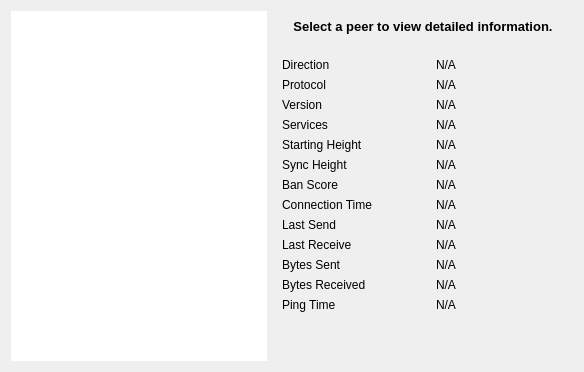
     <widget class="QWidget" name="tab_peers">
      <attribute name="title">
       <string>&amp;Peers</string>
      </attribute>
      <layout class="QGridLayout" name="gridLayout_2">
       <item row="0" column="0" rowspan="2">
        <widget class="QTableView" name="peerWidget">
         <property name="styleSheet">
          <string notr="true">border:0;</string>
         </property>
         <property name="horizontalScrollBarPolicy">
          <enum>Qt::ScrollBarAsNeeded</enum>
         </property>
         <property name="sortingEnabled">
          <bool>true</bool>
         </property>
         <attribute name="horizontalHeaderHighlightSections">
          <bool>false</bool>
         </attribute>
        </widget>
       </item>
       <item row="0" column="1">
        <widget class="QLabel" name="peerHeading">
         <property name="sizePolicy">
          <sizepolicy hsizetype="Preferred" vsizetype="Minimum">
           <horstretch>0</horstretch>
           <verstretch>0</verstretch>
          </sizepolicy>
         </property>
         <property name="minimumSize">
          <size>
           <width>300</width>
           <height>32</height>
          </size>
         </property>
         <property name="font">
          <font>
           <pointsize>10</pointsize>
           <weight>75</weight>
           <bold>true</bold>
          </font>
         </property>
         <property name="cursor">
          <cursorShape>IBeamCursor</cursorShape>
         </property>
         <property name="text">
          <string>Select a peer to view detailed information.</string>
         </property>
         <property name="alignment">
          <set>Qt::AlignCenter</set>
         </property>
         <property name="wordWrap">
          <bool>true</bool>
         </property>
         <property name="textInteractionFlags">
          <set>Qt::LinksAccessibleByMouse|Qt::TextSelectableByKeyboard|Qt::TextSelectableByMouse</set>
         </property>
        </widget>
       </item>
       <item row="1" column="1">
        <widget class="QWidget" name="detailWidget" native="true">
         <property name="minimumSize">
          <size>
           <width>300</width>
           <height>0</height>
          </size>
         </property>
         <layout class="QGridLayout" name="gridLayout_3">
          <item row="0" column="0">
           <widget class="QLabel" name="label_23">
            <property name="text">
             <string>Direction</string>
            </property>
           </widget>
          </item>
          <item row="0" column="2">
           <widget class="QLabel" name="peerDirection">
            <property name="cursor">
             <cursorShape>IBeamCursor</cursorShape>
            </property>
            <property name="text">
             <string>N/A</string>
            </property>
            <property name="textFormat">
             <enum>Qt::PlainText</enum>
            </property>
            <property name="textInteractionFlags">
             <set>Qt::LinksAccessibleByMouse|Qt::TextSelectableByKeyboard|Qt::TextSelectableByMouse</set>
            </property>
           </widget>
          </item>
          <item row="1" column="0">
           <widget class="QLabel" name="label_21">
            <property name="text">
             <string>Protocol</string>
            </property>
           </widget>
          </item>
          <item row="1" column="2">
           <widget class="QLabel" name="peerVersion">
            <property name="cursor">
             <cursorShape>IBeamCursor</cursorShape>
            </property>
            <property name="text">
             <string>N/A</string>
            </property>
            <property name="textFormat">
             <enum>Qt::PlainText</enum>
            </property>
            <property name="textInteractionFlags">
             <set>Qt::LinksAccessibleByMouse|Qt::TextSelectableByKeyboard|Qt::TextSelectableByMouse</set>
            </property>
           </widget>
          </item>
          <item row="2" column="0">
           <widget class="QLabel" name="label_28">
            <property name="text">
             <string>Version</string>
            </property>
           </widget>
          </item>
          <item row="2" column="2">
           <widget class="QLabel" name="peerSubversion">
            <property name="cursor">
             <cursorShape>IBeamCursor</cursorShape>
            </property>
            <property name="text">
             <string>N/A</string>
            </property>
            <property name="textFormat">
             <enum>Qt::PlainText</enum>
            </property>
            <property name="textInteractionFlags">
             <set>Qt::LinksAccessibleByMouse|Qt::TextSelectableByKeyboard|Qt::TextSelectableByMouse</set>
            </property>
           </widget>
          </item>
          <item row="3" column="0">
           <widget class="QLabel" name="label_4">
            <property name="text">
             <string>Services</string>
            </property>
           </widget>
          </item>
          <item row="3" column="2">
           <widget class="QLabel" name="peerServices">
            <property name="cursor">
             <cursorShape>IBeamCursor</cursorShape>
            </property>
            <property name="text">
             <string>N/A</string>
            </property>
            <property name="textFormat">
             <enum>Qt::PlainText</enum>
            </property>
            <property name="textInteractionFlags">
             <set>Qt::LinksAccessibleByMouse|Qt::TextSelectableByKeyboard|Qt::TextSelectableByMouse</set>
            </property>
           </widget>
          </item>
          <item row="5" column="0">
           <widget class="QLabel" name="label_29">
            <property name="text">
             <string>Starting Height</string>
            </property>
           </widget>
          </item>
          <item row="5" column="2">
           <widget class="QLabel" name="peerHeight">
            <property name="cursor">
             <cursorShape>IBeamCursor</cursorShape>
            </property>
            <property name="text">
             <string>N/A</string>
            </property>
            <property name="textFormat">
             <enum>Qt::PlainText</enum>
            </property>
            <property name="textInteractionFlags">
             <set>Qt::LinksAccessibleByMouse|Qt::TextSelectableByKeyboard|Qt::TextSelectableByMouse</set>
            </property>
           </widget>
          </item>
          <item row="6" column="0">
           <widget class="QLabel" name="label_27">
            <property name="text">
             <string>Sync Height</string>
            </property>
           </widget>
          </item>
          <item row="6" column="2">
           <widget class="QLabel" name="peerSyncHeight">
            <property name="cursor">
             <cursorShape>IBeamCursor</cursorShape>
            </property>
            <property name="text">
             <string>N/A</string>
            </property>
            <property name="textFormat">
             <enum>Qt::PlainText</enum>
            </property>
            <property name="textInteractionFlags">
             <set>Qt::LinksAccessibleByMouse|Qt::TextSelectableByKeyboard|Qt::TextSelectableByMouse</set>
            </property>
           </widget>
          </item>
          <item row="7" column="0">
           <widget class="QLabel" name="label_24">
            <property name="text">
             <string>Ban Score</string>
            </property>
           </widget>
          </item>
          <item row="7" column="2">
           <widget class="QLabel" name="peerBanScore">
            <property name="cursor">
             <cursorShape>IBeamCursor</cursorShape>
            </property>
            <property name="text">
             <string>N/A</string>
            </property>
            <property name="textFormat">
             <enum>Qt::PlainText</enum>
            </property>
            <property name="textInteractionFlags">
             <set>Qt::LinksAccessibleByMouse|Qt::TextSelectableByKeyboard|Qt::TextSelectableByMouse</set>
            </property>
           </widget>
          </item>
          <item row="8" column="0">
           <widget class="QLabel" name="label_22">
            <property name="text">
             <string>Connection Time</string>
            </property>
           </widget>
          </item>
          <item row="8" column="2">
           <widget class="QLabel" name="peerConnTime">
            <property name="cursor">
             <cursorShape>IBeamCursor</cursorShape>
            </property>
            <property name="text">
             <string>N/A</string>
            </property>
            <property name="textFormat">
             <enum>Qt::PlainText</enum>
            </property>
            <property name="textInteractionFlags">
             <set>Qt::LinksAccessibleByMouse|Qt::TextSelectableByKeyboard|Qt::TextSelectableByMouse</set>
            </property>
           </widget>
          </item>
          <item row="9" column="0">
           <widget class="QLabel" name="label_15">
            <property name="text">
             <string>Last Send</string>
            </property>
           </widget>
          </item>
          <item row="9" column="2">
           <widget class="QLabel" name="peerLastSend">
            <property name="cursor">
             <cursorShape>IBeamCursor</cursorShape>
            </property>
            <property name="text">
             <string>N/A</string>
            </property>
            <property name="textFormat">
             <enum>Qt::PlainText</enum>
            </property>
            <property name="textInteractionFlags">
             <set>Qt::LinksAccessibleByMouse|Qt::TextSelectableByKeyboard|Qt::TextSelectableByMouse</set>
            </property>
           </widget>
          </item>
          <item row="10" column="0">
           <widget class="QLabel" name="label_19">
            <property name="text">
             <string>Last Receive</string>
            </property>
           </widget>
          </item>
          <item row="10" column="2">
           <widget class="QLabel" name="peerLastRecv">
            <property name="cursor">
             <cursorShape>IBeamCursor</cursorShape>
            </property>
            <property name="text">
             <string>N/A</string>
            </property>
            <property name="textFormat">
             <enum>Qt::PlainText</enum>
            </property>
            <property name="textInteractionFlags">
             <set>Qt::LinksAccessibleByMouse|Qt::TextSelectableByKeyboard|Qt::TextSelectableByMouse</set>
            </property>
           </widget>
          </item>
          <item row="11" column="0">
           <widget class="QLabel" name="label_18">
            <property name="text">
             <string>Bytes Sent</string>
            </property>
           </widget>
          </item>
          <item row="11" column="2">
           <widget class="QLabel" name="peerBytesSent">
            <property name="cursor">
             <cursorShape>IBeamCursor</cursorShape>
            </property>
            <property name="text">
             <string>N/A</string>
            </property>
            <property name="textFormat">
             <enum>Qt::PlainText</enum>
            </property>
            <property name="textInteractionFlags">
             <set>Qt::LinksAccessibleByMouse|Qt::TextSelectableByKeyboard|Qt::TextSelectableByMouse</set>
            </property>
           </widget>
          </item>
          <item row="12" column="0">
           <widget class="QLabel" name="label_20">
            <property name="text">
             <string>Bytes Received</string>
            </property>
           </widget>
          </item>
          <item row="12" column="2">
           <widget class="QLabel" name="peerBytesRecv">
            <property name="cursor">
             <cursorShape>IBeamCursor</cursorShape>
            </property>
            <property name="text">
             <string>N/A</string>
            </property>
            <property name="textFormat">
             <enum>Qt::PlainText</enum>
            </property>
            <property name="textInteractionFlags">
             <set>Qt::LinksAccessibleByMouse|Qt::TextSelectableByKeyboard|Qt::TextSelectableByMouse</set>
            </property>
           </widget>
          </item>
          <item row="13" column="0">
           <widget class="QLabel" name="label_26">
            <property name="text">
             <string>Ping Time</string>
            </property>
           </widget>
          </item>
          <item row="13" column="2">
           <widget class="QLabel" name="peerPingTime">
            <property name="cursor">
             <cursorShape>IBeamCursor</cursorShape>
            </property>
            <property name="text">
             <string>N/A</string>
            </property>
            <property name="textFormat">
             <enum>Qt::PlainText</enum>
            </property>
            <property name="textInteractionFlags">
             <set>Qt::LinksAccessibleByMouse|Qt::TextSelectableByKeyboard|Qt::TextSelectableByMouse</set>
            </property>
           </widget>
          </item>
          <item row="14" column="1">
           <spacer name="verticalSpacer_3">
            <property name="orientation">
             <enum>Qt::Vertical</enum>
            </property>
            <property name="sizeHint" stdset="0">
             <size>
              <width>20</width>
              <height>40</height>
             </size>
            </property>
           </spacer>
          </item>
         </layout>
        </widget>
       </item>
      </layout>
     </widget>
